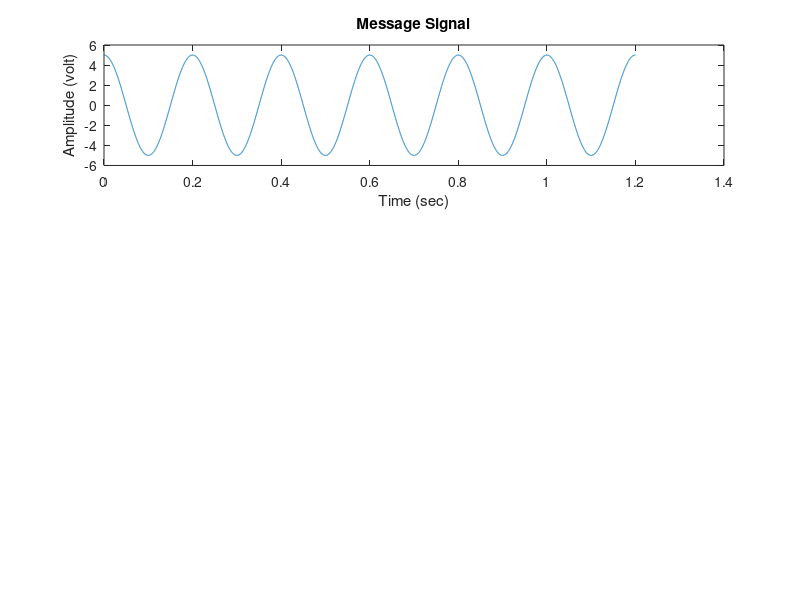
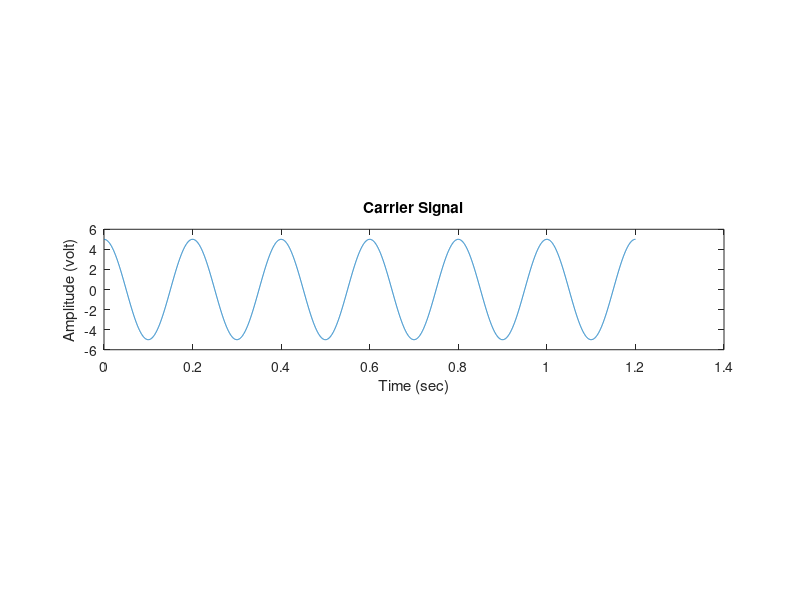
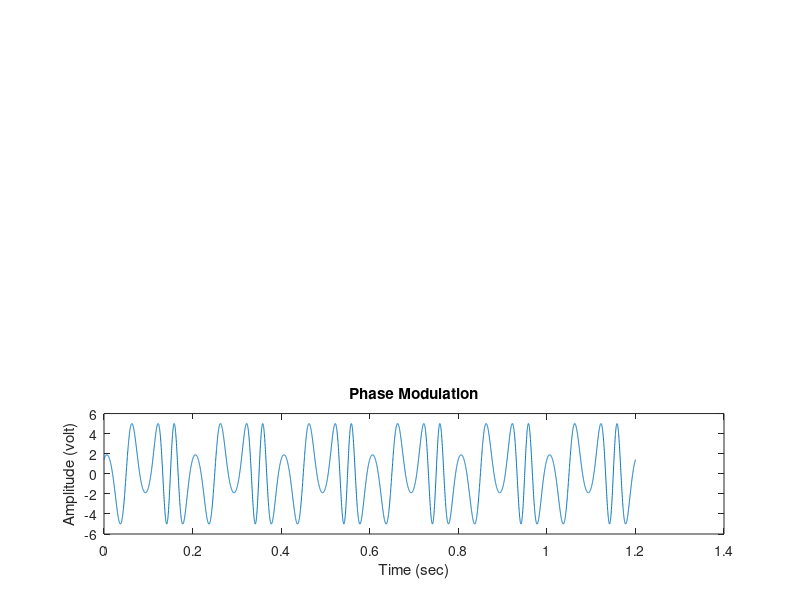

MATLAB code for these plots, in order:
%% 𝔸𝕓𝕕𝕦𝕝𝕝𝕒𝕙 𝔸𝕝 𝕄𝕒𝕤𝕦𝕞
% standard input 10 500 50 2000

clc;        %% clearing comment 
clear all;  %% clearing workspace
close all;  %% closing all window (like graph window)

Am = input("enter message signal amplitude: ");
fm = input("enter message signal frequency: ");
Ac = input("enter carrier signal amplitude: ");
fc = input("enter carrier signal frequency: ");

initPhase = 0;
Tm = 1/fm;
t = 0 : Tm/1000 : 6*Tm;
Kp = 1;    %% change Kp from 0 to 1 and see graph, it's call phase sensitivity
Mt = cos(2*pi*fm*t);
Ct = cos(2*pi*fc*t);

%% This is for message signal %%
Ymsg = Am.*Mt;
figure(1);
subplot(3,1,1);
plot(t,Ymsg);
title("Message Signal");
xlabel("Time (sec)");
ylabel("Amplitude (volt)");


%% This is for Carrier signal %%
Yc = Ac.*Ct;
figure(2);
subplot(3,1,2);
plot(t,Yc);
title("Carrier Signal");
xlabel("Time (sec)");
ylabel("Amplitude (volt)");


%% This is for Frequency modulated signal %%
beta = (Am*Kp);   %% modulation index for phase modulation
instantaneous_phase = Kp.*Ymsg;
%% The amplitude and the frequency of the carrier signal
%% remains constant whereas the phase of the carrier changes

%% When the amplitude is positive, the phase changes in one direction
%% and if the amplitude is negative, the phase changes in the opposite direction.

Ym = Ac.*cos((2*pi*fc*t) + (beta.*cos(2*pi*fm*t)));
figure(3);
subplot(3,1,3);
plot(t,Ym);
title("Phase Modulation");
xlabel("Time (sec)");
ylabel("Amplitude (volt)");
